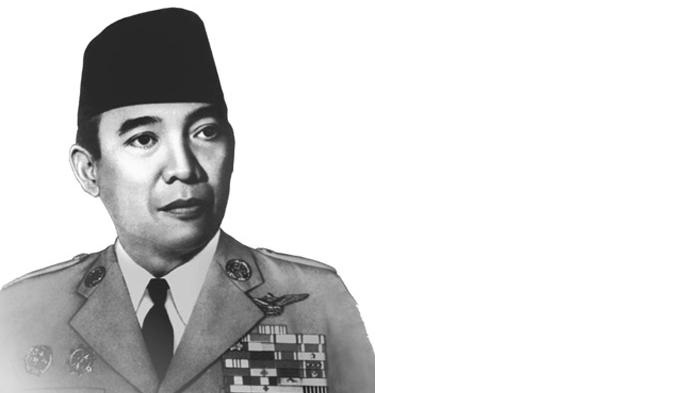
#> input picture Pertemuan2/soekarno.jpg, 700 x 393 px
$ python LKP3.py
#> lines starting #> are read from the running program, lines starting #| are printed output that depends on the picture
import numpy as np
import cv2 as cv

soekarnoIMG = cv.imread("../soekarno.jpg")
#> soekarnoIMG is the input picture: shape (393, 700, 3); min 18, max 255, mean 216.2
hattaIMG = cv.imread("../hatta.jpg")
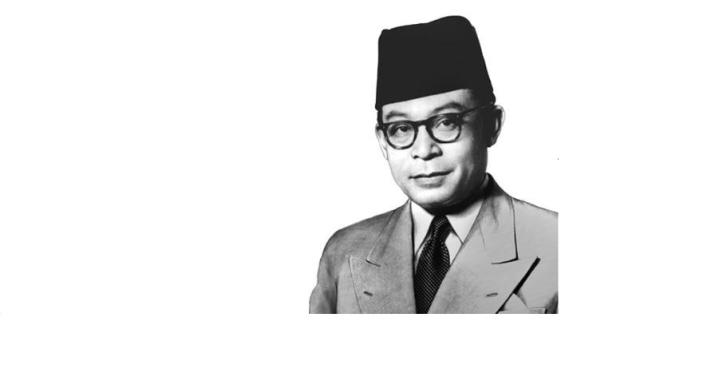
#> input picture Pertemuan2/hatta.jpg, 719 x 373 px
#> hattaIMG is the input picture: shape (373, 719, 3); min 0, max 255, mean 232.9

rows, cols, channels = hattaIMG.shape
#> rows = 373; cols = 719; channels = 3
roi = soekarnoIMG[0:rows, 0:cols]
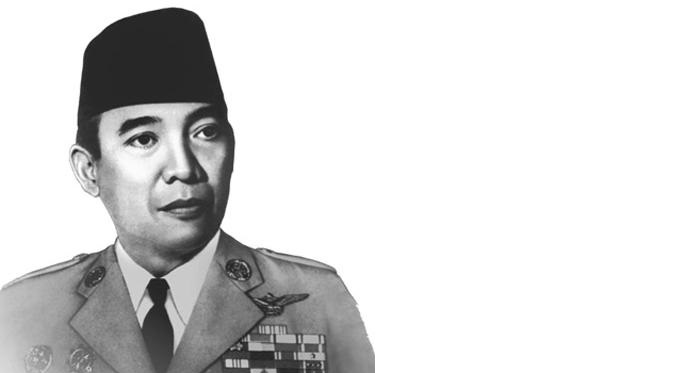
#> roi: shape (373, 700, 3); min 18, max 255, mean 217.6

roiadd = cv.add(roi, 50)
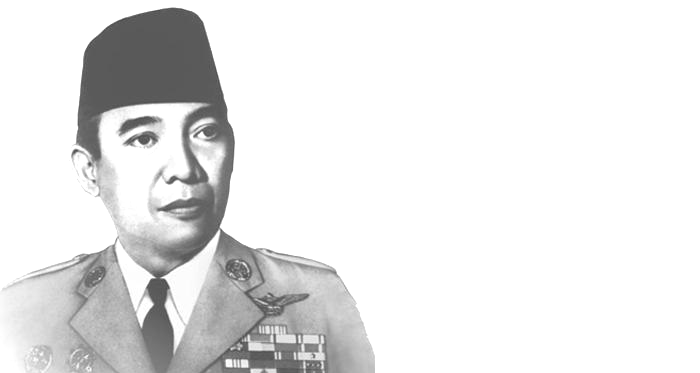
#> roiadd: shape (373, 700, 3); min 68, max 255, mean 231.4
roisub = cv.subtract(roi, 50)
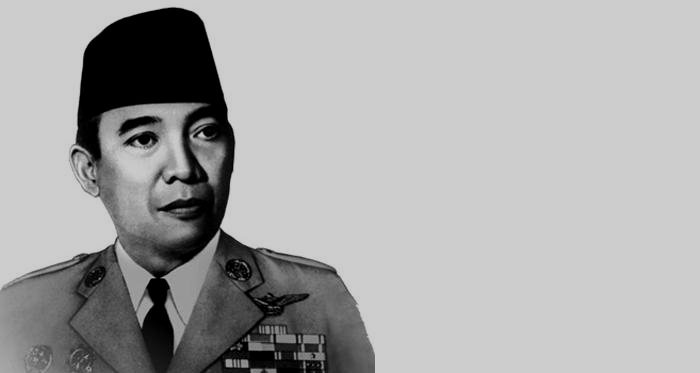
#> roisub: shape (373, 700, 3); min 0, max 205, mean 168.1
hattaIMGadd = cv.add(hattaIMG, 50)
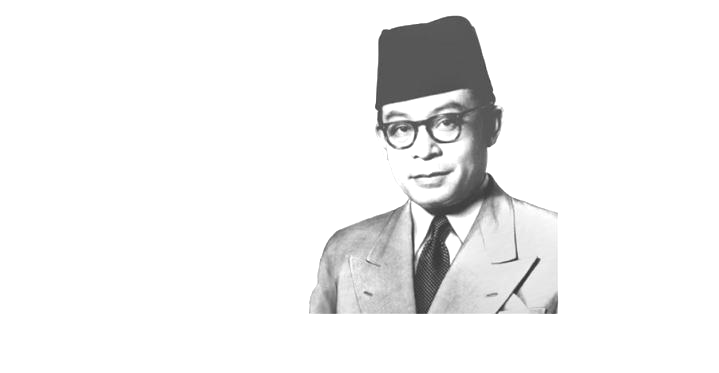
#> hattaIMGadd: shape (373, 719, 3); min 50, max 255, mean 241
hattaIMGsub = cv.subtract(hattaIMG, 50)
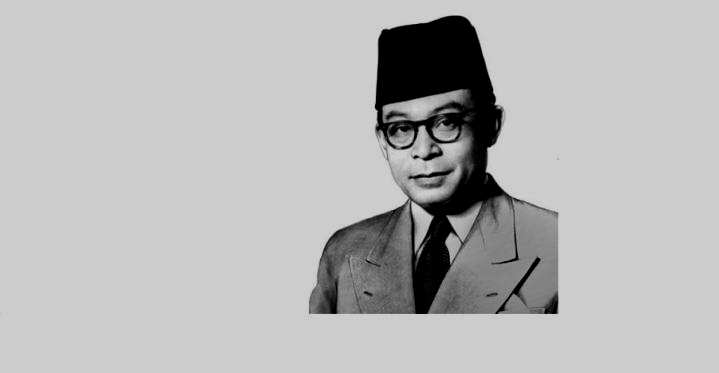
#> hattaIMGsub: shape (373, 719, 3); min 0, max 205, mean 183.7

cv.imshow("ROI Add", roiadd)
cv.imshow("ROI Subtract", roisub)
cv.imshow("hatta Add", hattaIMGadd)
cv.imshow("hatta Subtract", hattaIMGsub)

cv.waitKey(0)
cv.destroyAllWindows()
